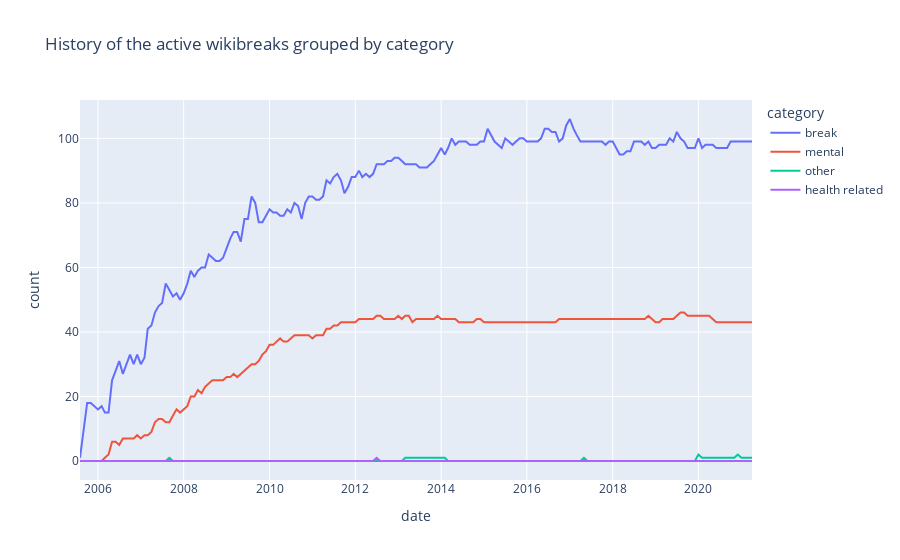

This figure's notebook cell:
### Code cell
fig = px.line(breaks_history_category_count_refactored_cleaned, x='date', y='count', color='category', title='History of the active wikibreaks grouped by category')
fig.show()

### Figure 1 — Plotly figure (JSON) as saved in the notebook; plotly's stock layout.template omitted (floating-point values rounded to 4 significant figures; data arrays with more than 128 entries replaced by an {"elided": "..."} marker saying what was removed)
{"data": [{"hovertemplate": "category=break<br>date=%{x}<br>count=%{y}<extra></extra>", "legendgroup": "break", "line": {"color": "#636efa", "dash": "solid"}, "mode": "lines", "name": "break", "orientation": "v", "showlegend": true, "type": "scatter", "x": {"elided": "188 str values"}, "xaxis": "x", "y": {"elided": "188 int values"}, "yaxis": "y"}, {"hovertemplate": "category=mental<br>date=%{x}<br>count=%{y}<extra></extra>", "legendgroup": "mental", "line": {"color": "#EF553B", "dash": "solid"}, "mode": "lines", "name": "mental", "orientation": "v", "showlegend": true, "type": "scatter", "x": {"elided": "188 str values"}, "xaxis": "x", "y": {"elided": "188 int values"}, "yaxis": "y"}, {"hovertemplate": "category=other<br>date=%{x}<br>count=%{y}<extra></extra>", "legendgroup": "other", "line": {"color": "#00cc96", "dash": "solid"}, "mode": "lines", "name": "other", "orientation": "v", "showlegend": true, "type": "scatter", "x": {"elided": "188 str values"}, "xaxis": "x", "y": {"elided": "188 int values"}, "yaxis": "y"}, {"hovertemplate": "category=health related<br>date=%{x}<br>count=%{y}<extra></extra>", "legendgroup": "health related", "line": {"color": "#ab63fa", "dash": "solid"}, "mode": "lines", "name": "health related", "orientation": "v", "showlegend": true, "type": "scatter", "x": {"elided": "188 str values"}, "xaxis": "x", "y": {"elided": "188 int values"}, "yaxis": "y"}], "layout": {"legend": {"title": {"text": "category"}, "tracegroupgap": 0}, "title": {"text": "History of the active wikibreaks grouped by category"}, "xaxis": {"anchor": "y", "domain": [0, 1], "title": {"text": "date"}}, "yaxis": {"anchor": "x", "domain": [0, 1], "title": {"text": "count"}}}}
